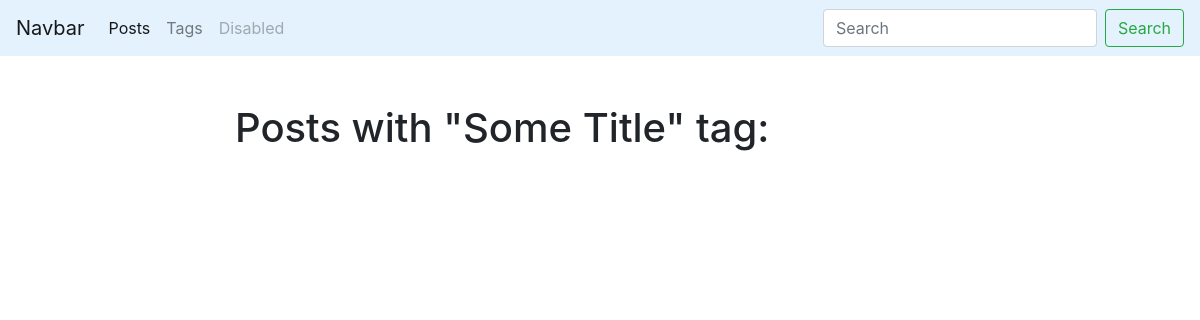
The page /blog/tag/some slug/ on the database as committed earlier.
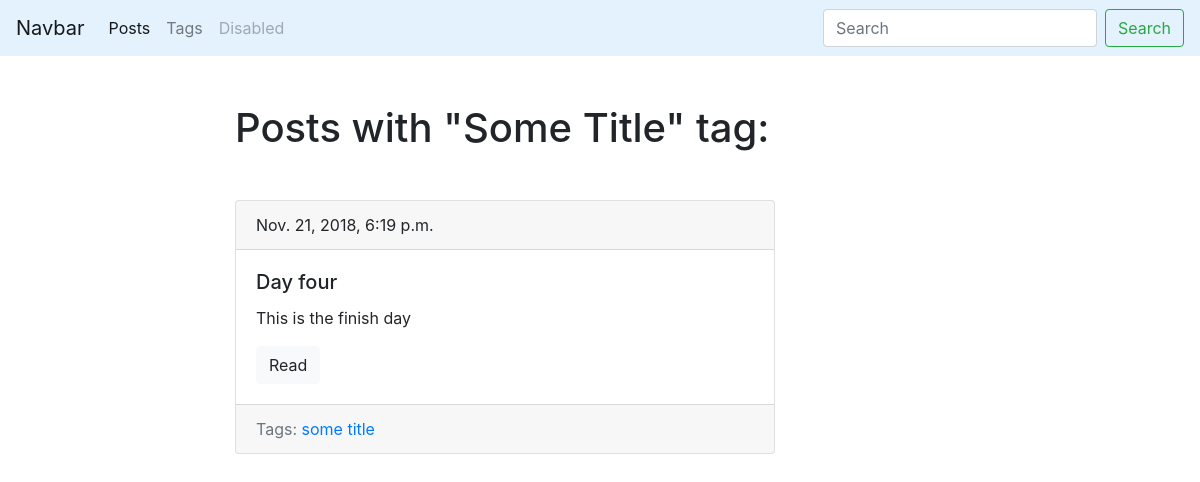
The same page on the database as committed later.
### blog/models.py (models this page shows, shortened)
class Tag(models.Model):
    title = models.CharField(max_length=50)
    slug = models.SlugField(max_length=50, unique=True)
    def get_absolute_url(self):
        return reverse('tag_detail_url', kwargs={'slug':self.slug})
    class Meta:
        ordering = ['title']

class Post(models.Model):
    title = models.CharField(max_length=150, db_index=True)
    slug = models.SlugField(max_length=150, blank=True, unique=True)
    body = models.TextField(blank=True, db_index=True)
    date_pub = models.DateTimeField(auto_now_add=True)
    tags = models.ManyToManyField('Tag', blank=True, related_name='posts')
    def get_absolute_url(self):
        return reverse('post_detail_url', kwargs={'slug':self.slug})
    class Meta:
        ordering = ['-date_pub']

### blog/views.py (the view)
# urls.py: path('tag/<str:slug>/', TagDetail.as_view(), name='tag_detail_url'),
class TagDetail(ObjectDetailMixin, View):
    model = Tag
    template = 'blog/tag_detail.html'

### blog/utils.py (called while the page is built)
    def get(self, request, slug):
        obj = get_object_or_404(self.model, slug__iexact=slug)
        return render(request, self.template, context={self.model.__name__.lower():obj, 'admin_object': obj, 'detail': True})

### blog/templates/blog/tag_detail.html (shortened to what this page needs)
{% extends 'blog/base_blog.html' %}
{% block content %}
    <h1 class="mb-5">Posts with "{{ tag.title|title }}" tag:</h1>
    {% for post in tag.posts.all %}
      {% include 'blog/includes/post_card_template.html' %}
    {% endfor %}
{% endblock %}

### blog/templates/blog/base_blog.html (shortened to what this page needs)
{% extends 'base.html' %}

### templates/base.html (shortened to what this page needs)
{% load static %}
<!DOCTYPE html>
<html>
<head>
    <link rel="stylesheet" href="https://stackpath.bootstrapcdn.com/bootstrap/4.1.3/css/bootstrap.min.css">
    <link rel="stylesheet" href="{% static 'css/styles.css' %}">
</head>
<body>
  <nav class="navbar navbar-expand-lg navbar-light" style="background-color: #e3f2fd;">
    <a class="navbar-brand" href="#">Navbar</a>
    <div class="collapse navbar-collapse" id="navbarSupportedContent">
      <ul class="navbar-nav mr-auto">
        <li class="nav-item active">
          <a class="nav-link" href="{% url 'posts_list_url' %}">Posts</a>
        </li>
        <li class="nav-item">
          <a class="nav-link" href="{% url 'tags_list_url' %}">Tags</a>
        </li>
        <li class="nav-item">
          <a class="nav-link disabled" href="#">Disabled</a>
        </li>
      </ul>
      <form class="form-inline my-2 my-lg-0" action="{% url 'posts_list_url' %}">
        <input class="form-control mr-sm-2" type="search" placeholder="Search" aria-label="Search" name="search">
        <button class="btn btn-outline-success my-2 my-sm-0" type="submit">Search</button>
      </form>
    </div>
  </nav>
  <div class="container mt-5">
    <div class="row">
      <div class="col-6 offset-md-2">
        {% block content%}{% endblock %}
      </div>
    </div>
  </div>
</body>
</html>

### blog/templates/blog/includes/post_card_template.html
<div class="card mb-4">
  <div class="card-header">
    {{ post.date_pub }}
  </div>
  <div class="card-body">
    <h5 class="card-title">{{ post.title }}</h5>
    <p class="card-text">{{ post.body | truncatewords:15}}</p>
    <a href="{{ post.get_absolute_url }}" class="btn btn-light">Read</a>
  </div>
  <div class="card-footer text-muted">
    Tags:
    {% for post in post.tags.all %}
        <a href="{{ post.get_absolute_url }}">{{ post.title }}</a>
    {% endfor %}
  </div>
</div>

Rows that differ between the two databases and show on the page:
added Post: date_pub "Nov. 21, 2018, 6:19 p.m.", title "Day four", body "This is the finish day", Tag (title "some title")
